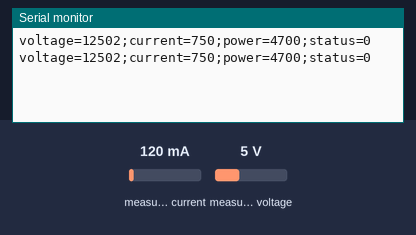
Bench run of a sketch on a simulated Arduino Uno, built with avr-gcc and run on an emulated ATmega328P. On the bench: the last lines printed to the serial monitor. Wiring (inferred from the names in the program): INA219 current sensor at I2C address 0x40. The inputs (shaded band) are chosen by the test bench; at power-on: measured current 120 mA, measured voltage 5 V.

Above: at 1.2 s.
1.3 s: measured current set to 40 mA
At 2.6 s:
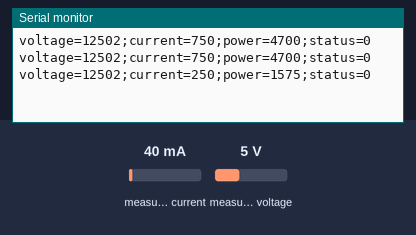
2.8 s: measured voltage set to 0.3 V
At 3.8 s:
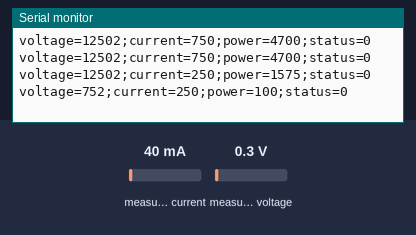
4.3 s: measured current set to 500 mA
At 5.8 s:
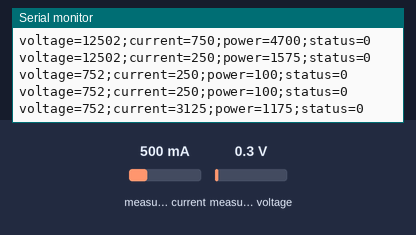
Timing chart, 0 to 7.3 s (numbered marks = the images above; inputs shaded):
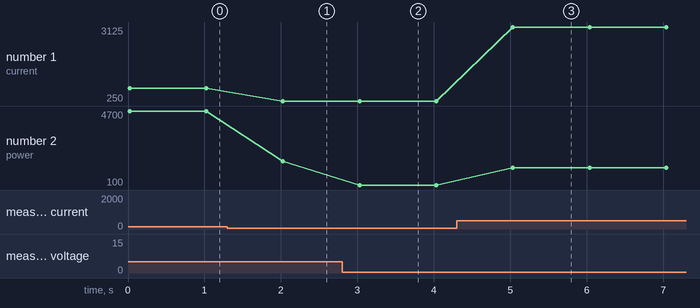

The sketch:

usb_voltage_current.ino
```cpp
#define INA226_ADDR 0x40

#define STATUS_OK 0

void setup() {
  // put your setup code here, to run once:
  Serial.begin(9600);
  delay(10);

  if( ina226_init( INA226_ADDR ) ){
    while( 1 ) delay(10);
  }
}

void loop() {
  // put your main code here, to run repeatedly:
  int16_t buff = 0;
  byte result = 0;

  result = ina226_read_mv( &buff );
  Serial.print( "voltage=" );
  if( 0 == result ){
    Serial.print( buff );
  }

  result = ina226_read_ma( &buff );
    Serial.print( ";current=" );
  if( 0 == result ){
    Serial.print( buff );
  }

  result = ina226_read_mw( &buff );
  Serial.print( ";power=" );
  if( 0 == result ){
    Serial.print( buff );
  }
  Serial.print(";status=");
  Serial.print(STATUS_OK);
  Serial.print("\n");

  delay(1000);
}
```

ina226.ino
```cpp
#include <Wire.h>

#define CONFIG_DEFAULT     0x4127
#define CONFIG             CONFIG_DEFAULT
#define RESISTER_MILLI_OHM 2
#define CALIB              ( 5120 / RESISTER_MILLI_OHM )
#define LSB_BUS            1.25
#define LSB_POWER          25

#define REG_CONFIG         0x00
#define REG_BUSV           0x02
#define REG_POWER          0x03
#define REG_CURRENT        0x04
#define REG_CALIB          0x05

static uint8_t suc_addr = 0;

byte ina226_init( uint8_t addr ){
  byte result = 0;

  suc_addr = addr;
  Wire.begin();
  delay(10);

  result = ina226_write( REG_CONFIG, CONFIG );
  if( result ) return result;
  return ina226_write( REG_CALIB, CALIB );
}

byte ina226_read_mv( int16_t *data ){
  uint16_t buff = 0;
  byte result = 0;

  result = ina226_read( REG_BUSV, (uint16_t*) &buff );
  if( result ) return result;

  *data = buff * LSB_BUS;

  return 0;
}

byte ina226_read_mw( int16_t *data ){
  int16_t buff = 0;
  byte result = 0;

  result = ina226_read( REG_POWER, (uint16_t*) &buff );
  if( result ) return result;

  *data = buff * LSB_POWER;
  return 0;
}

byte ina226_read_ma( int16_t *data ){
  uint16_t buff = 0;
  byte result = 0;

  return ina226_read( REG_CURRENT, (uint16_t*)data );
}

byte ina226_write( uint8_t reg, uint16_t data ){
  Wire.beginTransmission( suc_addr );
  Wire.write( reg );
  Wire.write( (uint8_t)( data >> 8 ) );
  Wire.write( (uint8_t)( data & 0xFF ) );
  return Wire.endTransmission();
}

byte ina226_read( uint8_t reg, uint16_t *data ){
  byte result = 0;

  Wire.beginTransmission( suc_addr );
  Wire.write( reg );
  result = Wire.endTransmission();
  if( result ) return result;
//  delay(5);

  Wire.requestFrom( suc_addr, sizeof(*data) );
  result = Wire.available();
  if( result != sizeof(*data) ){
    return result;
  }

  *data = 0;
  for( uint8_t i = 0; i < sizeof(*data); i++ ){
    *data <<= 8;
    *data |= Wire.read();
  }

  return 0;
}
```

Measured:
- after the input at 1.3 s, the serial monitor: prints a new line after 0.73 s (image 1)
- after the input at 2.8 s, the serial monitor: prints a new line after 0.23 s (image 2)
- after the input at 4.3 s, the serial monitor: prints a new line after 0.74 s (image 3)
- plotted number 1: 750 → 250 after the input at 1.3 s, 250 → 3125 after the input at 4.3 s
- plotted number 2: 4700 → 1575 after the input at 1.3 s, 1575 → 100 after the input at 2.8 s, 100 → 1175 after the input at 4.3 s
